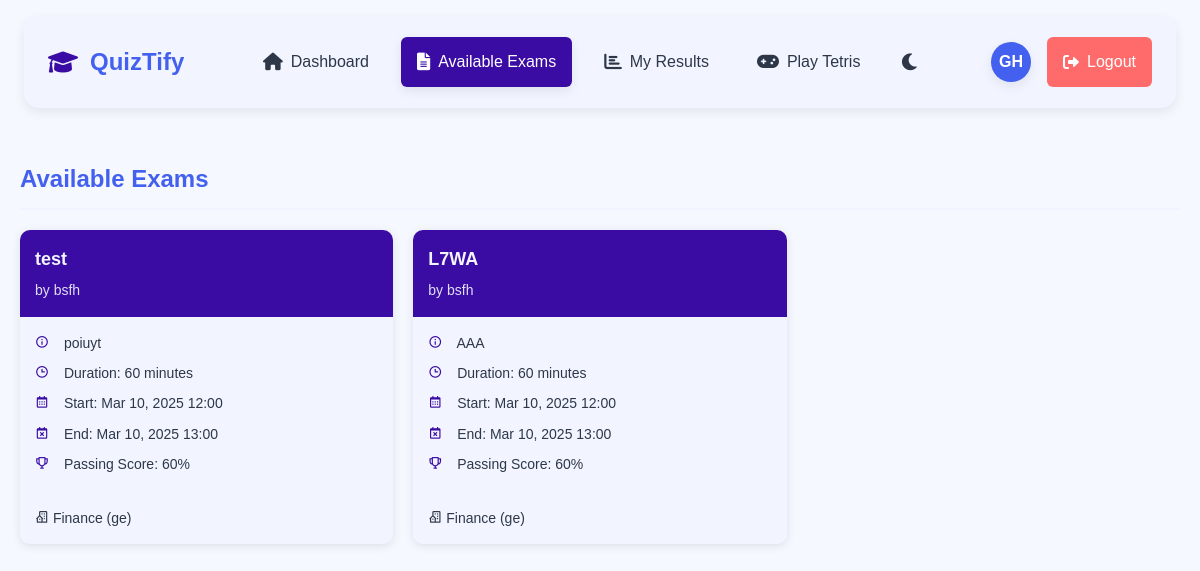
/student/available-exams.php (signed in), run on the app's committed database.
### tables this page shows
CREATE TABLE `exams` (
  `id` int(11) NOT NULL,
  `title` varchar(255) NOT NULL,
  `description` text DEFAULT NULL,
  `is_published` tinyint(1) NOT NULL DEFAULT 0,
  `start_date` datetime NOT NULL,
  `end_date` datetime NOT NULL,
  `created_by` int(11) NOT NULL,
  `created_at` timestamp NOT NULL DEFAULT current_timestamp(),
  `total_points` enum('10','20','40','100') NOT NULL DEFAULT '10',
  `attempts_allowed` int(11) NOT NULL DEFAULT 1,
  `passing_score` int(11) NOT NULL DEFAULT 60,
  `has_timer` tinyint(1) DEFAULT 0,
  `duration_minutes` int(11) DEFAULT NULL
);

CREATE TABLE `users` (
  `id` int(11) NOT NULL,
  `username` varchar(50) NOT NULL,
  `password` varchar(255) NOT NULL,
  `email` varchar(100) NOT NULL,
  `role` enum('admin','teacher','student') NOT NULL DEFAULT 'student',
  `department` varchar(100) DEFAULT NULL,
  `status` enum('active','inactive') NOT NULL DEFAULT 'active',
  `full_name` varchar(100) NOT NULL,
  `created_at` timestamp NOT NULL DEFAULT current_timestamp(),
  `last_login` timestamp NULL DEFAULT NULL,
  `classroom_id` int(11) DEFAULT NULL,
  `is_approved` tinyint(1) DEFAULT 0
);

### student/available-exams.php (the view, shortened to what this page needs)
<?php
try {
    $conn = getDBConnection();
    $student_id = $_SESSION['user_id'];
    $query = "
        SELECT DISTINCT
            e.id,
            e.title,
            e.description,
            e.duration_minutes,
            e.passing_score,
            e.start_date,
            e.end_date,
            e.attempts_allowed,
            u.full_name as teacher_name,
            c.name as classroom_name,
            c.department
        FROM exams e
        JOIN users u ON e.created_by = u.id
        JOIN exam_classrooms ec ON e.id = ec.exam_id
        JOIN classrooms c ON ec.classroom_id = c.id
        JOIN classroom_students cs ON c.id = cs.classroom_id
        WHERE cs.student_id = ?
        AND e.is_published = 1
        ORDER BY e.start_date DESC
    ";
    $stmt = $conn->prepare($query);
    $stmt->execute([$student_id]);
    $exams = $stmt->fetchAll(PDO::FETCH_ASSOC);
} catch (Exception $e) {
    error_log("Error fetching available exams: " . $e->getMessage());
    setFlashMessage('error', 'An error occurred while fetching exams.');
    $exams = [];
}
?>
<!DOCTYPE html>
<html lang="en">
<head>
    <link href='https://unpkg.com/boxicons@2.1.4/css/boxicons.min.css' rel='stylesheet'>
</head>
<body>
<?php include '../includes/student-nav.php'; ?>
    <div class="container">
        <h1 class="page-title">Available Exams</h1>
        <?php if (empty($exams)): ?>
            <div class="no-exams">
                <i class='bx bx-calendar-x'></i>
                <h3>No Exams Available</h3>
                <p>There are currently no exams available for your classrooms.</p>
            </div>
        <?php else: ?>
            <div class="exam-grid">
                <?php foreach ($exams as $exam): ?>
                    <div class="exam-card">
                        <div class="exam-header">
                            <div class="exam-title"><?php echo htmlspecialchars($exam['title']); ?></div>
                            <div class="exam-teacher">by <?php echo htmlspecialchars($exam['teacher_name']); ?></div>
                        </div>
                        <div class="exam-body">
                            <?php if (!empty($exam['description'])): ?>
                                <div class="exam-info">
                                    <i class='bx bx-info-circle'></i>
                                    <?php echo htmlspecialchars($exam['description']); ?>
                                </div>
                            <?php endif; ?>
                            <div class="exam-info">
                                <i class='bx bx-time'></i>
                                Duration: <?php echo $exam['duration_minutes']; ?> minutes
                            </div>
                            <div class="exam-info">
                                <i class='bx bx-calendar'></i>
                                Start: <?php echo date('M d, Y H:i', strtotime($exam['start_date'])); ?>
                            </div>
                            <div class="exam-info">
                                <i class='bx bx-calendar-x'></i>
                                End: <?php echo date('M d, Y H:i', strtotime($exam['end_date'])); ?>
                            </div>
                            <div class="exam-info">
                                <i class='bx bx-trophy'></i>
                                Passing Score: <?php echo $exam['passing_score']; ?>%
                            </div>
                            <div class="classroom-info">
                                <i class='bx bx-building-house'></i>
                                <?php echo htmlspecialchars($exam['classroom_name']); ?>
                                (<?php echo htmlspecialchars($exam['department']); ?>)
                            </div>
                        </div>
                    </div>
                <?php endforeach; ?>
            </div>
        <?php endif; ?>
    </div>
</body>
</html>

### student/available-exams.php (style rules this page uses)
:root { --primary-color: #2c3e50; --secondary-color: #3498db; --success-color: #2ecc71; --danger-color: #e74c3c; --warning-color: #f1c40f; --light-color: #ecf0f1; --dark-color: #2c3e50; --background-color: #f5f6fa; }
* { margin: 0; padding: 0; box-sizing: border-box; font-family: 'Poppins', sans-serif; }
body { background-color: var(--background-color); color: var(--dark-color); line-height: 1.6; }
.container { max-width: 1200px; margin: 0 auto; padding: 20px; }
.page-title { font-size: 24px; color: var(--primary-color); margin-bottom: 20px; padding-bottom: 10px; border-bottom: 2px solid var(--light-color); }
.exam-grid { display: grid; grid-template-columns: repeat(auto-fill, minmax(300px, 1fr)); gap: 20px; margin-top: 20px; }
.exam-card { background: var(--light-color); border-radius: 10px; box-shadow: 0 2px 10px rgba(0, 0, 0, 0.1); overflow: hidden; transition: transform 0.2s; }
.exam-header { background: var(--secondary-color); color: var(--light-color); padding: 15px; }
.exam-title { font-size: 18px; font-weight: 600; margin-bottom: 5px; }
.exam-teacher { font-size: 14px; opacity: 0.9; }
.exam-body { padding: 15px; }
.exam-info { margin-bottom: 8px; font-size: 14px; color: var(--text-color); }
.exam-info i { width: 20px; color: var(--secondary-color); margin-right: 5px; }
.classroom-info { margin-top: 15px; padding-top: 15px; border-top: 1px solid var(--light-color); font-size: 14px; color: var(--text-color); }

### includes/student-nav.php (style rules this page uses)
:root { --primary-color: #4361ee; --secondary-color: #3a0ca3; --success-color: #2ed573; --danger-color: #ff6b6b; --warning-color: #ffd32a; --light-color: #f2f5ff; --dark-color: #1e1e2c; --background-color: #f6f8ff; --text-color: #2d3748; --spacing-xs: 8px; --spacing-sm: 12px; --spacing-md: 16px; --spacing-lg: 24px; --spacing-xl: 32px; --border-radius-sm: 6px; --border-radius-md: 10px; --border-radius-lg: 15px; --box-shadow: 0 4px 12px rgba(0, 0, 0, 0.08); --box-shadow-hover: 0 6px 16px rgba(0, 0, 0, 0.12); }
body { margin: 0; padding: 0; font-family: 'Poppins', sans-serif; background-color: var(--background-color); color: var(--text-color); transition: all 0.3s ease; }

### data on the page
exams: title "test", created_by.full_name "bsfh", description "poiuyt", duration_minutes "60", start_date "Mar 10, 2025 12:00", end_date "Mar 10, 2025 13:00", passing_score "60", classroom_name "Finance", department "ge"
exams: title "L7WA", created_by.full_name "bsfh", description "AAA", duration_minutes "60", start_date "Mar 10, 2025 12:00", end_date "Mar 10, 2025 13:00", passing_score "60", classroom_name "Finance", department "ge"

### other printed values
$userInitials "GH"
